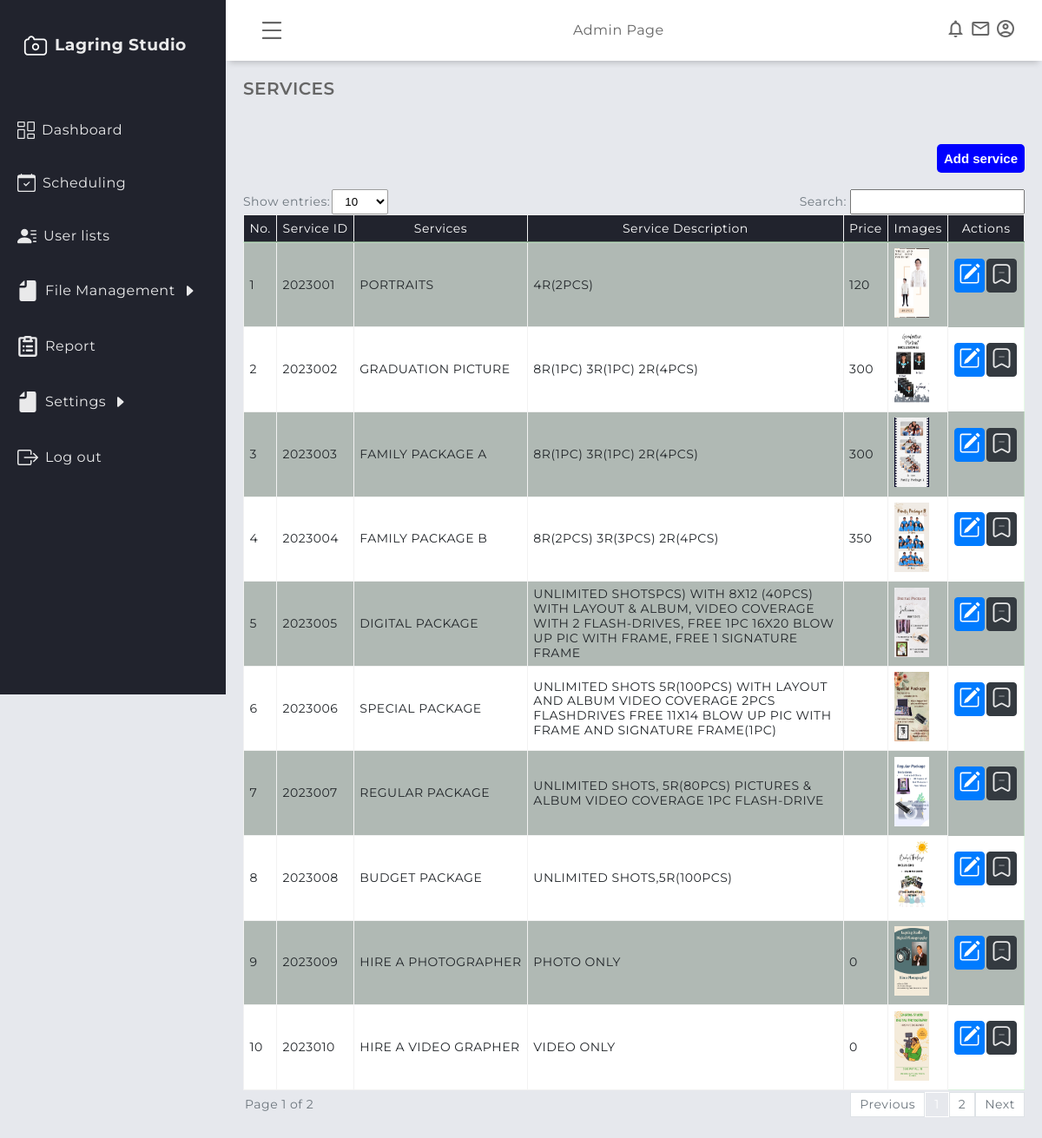
The app's page /admin/services.php (signed in) with its own data.
### tables this page shows
CREATE TABLE IF NOT EXISTS `services` (
  `service_id` int NOT NULL AUTO_INCREMENT,
  `service_name` varchar(250) NOT NULL,
  `service_image` varchar(255) NOT NULL,
  `service_description` varchar(500) NOT NULL,
  `service_type` varchar(200) NOT NULL,
  `service_price` int DEFAULT NULL,
  `service_date_added` datetime NOT NULL DEFAULT CURRENT_TIMESTAMP,
  `archived_flag` int NOT NULL DEFAULT '1',
  PRIMARY KEY (`service_id`)
);

### admin/services.php (the view, shortened to what this page needs)
<?php
   include('session.php');
?>
<!DOCTYPE html>
<html lang="en">
    <head>
        <link rel="stylesheet" href="../assets/global/css/design.css" />
        <link rel="stylesheet" href="../assets/global/css/table.css" />
        <link rel="stylesheet" href="../assets/global/css/global.css" />
        <link rel="stylesheet" href="../assets/admin/css/dashboardcontainer.css" />
        <link rel="stylesheet" href="../assets/admin/css/services.css" />
    </head>
    <body>
        <?php require "header/header.php"?>
        <?php require "navigation/sidebar.php"?>
        <main class="main-container">
            <div class="main-title">
                <p class="font-weight-bold">SERVICES</p>
            </div>
            <div class="add">
                    <button class="modal-trigger" data-modal-id="add_service">Add service</button>
                </div>
                <br>
        <div class= "showAndSearch  text-secondary align-items-center mb-1">
                        <div class= "align-items-center">
                            <label >Show entries:</label>
                            <select id="entriesPerPage">
                                <option value="10">10</option>
                            </select>
                        </div>
                        <div class= "align-items-center">
                            <label for="searchInput" class="pr-1" >Search:</label>
                            <div style="position: relative;">
                                <input type="text" id="searchInput" >
                            </div>
                        </div>
                        <div id="table1" class="table-group-container active">
                            <table id="table1" class="table table-striped table-bordered w-100">
                                <thead>
                                    <tr>
                                        <th>No.</th>
                                        <th>Service ID</th>
                                        <th>Services</th>
                                        <th>Service Description</th>
                                        <th>Price</th>
                                        <th>Images</th>
                                        <th>Actions</th>
                                    </tr>
                                </thead>
                                <tbody>
                        <?php
                                    $i = 1;
                                    $sql = mysqli_query($connection, "SELECT * FROM services") or die(mysqli_error($connection));
                                    if (mysqli_num_rows($sql) > 0) {
                                    while ($row = mysqli_fetch_array($sql)) {
                                        $service_id = $row['service_id'];
                                        $service_name = $row['service_name'];
                                        $service_description = $row['service_description'];
                                        $image = $row ['service_image'];
                                        $service_price = $row['service_price'];
                                    ?>
                                    <tr>
                                        <td><p><?php echo $i++ ?></p></td>
                                        <td><p><?php echo strtoupper($service_id);?></p></td>
                                        <td><p><?php echo strtoupper($service_name);?></p></td>
                                        <td class= "service_description_td"><p><?php echo strtoupper($service_description);?></p></td>
                                        <td><p><?php echo $service_price; ?></p></td>
                                        <td><p><?php echo "<img class='img-fluid' src='/Lagring-Studio-Scheduling-System/assets/global/services_images/" . $image . "'style='width:40px; height:80px'' alt='Service Image'>";?></p></td>
                                        <td class="justify-space-evenly" style=" text-align: center; margin-top: 10px; border: none;">
                                            <a
                                                href="#"
                                                title="Edit"
                                                class="modal-trigger justify-content-center p-0 m-0"
                                                data-modal-id="<?php echo 'edit_service'.$service_id; ?>">
                                                <button class="p-1 m-0 btn btn-primary">
                                                </button>
                                            </a>
                                            <a
                                                href="#"
                                                rel="tooltip"
                                                title="archive"
                                                class="modal-trigger p-0 m-0"
                                                data-modal-id="<?php echo 'archive_announcements'; ?>">
                                                    <button class="p-1 m-1 btn btn-dark">
                                                    </button>
                                            </a>
                                        </td>
                                    </tr>
                                    <?php
                                    }}
                                    else {echo '<tr><td colspan="6" style="text-align: center;">No records found.</td></tr>';}
                                ?>
                                </tbody>
                            </table>
                        </div>
                        <div class="pagination-container">
                            <div id="pagination-label"></div>
                            <div id="pagination" class="pagination"></div>
                        </div>
                    </div>
            </main>
    </body>
</html>

### assets/global/css/design.css (style rules this page uses)
:root { --blue1: rgba(36, 175, 242); --blue2: rgba(7, 164, 241); --blue3: rgba(23, 147, 217); --blue4: rgba(4, 127, 204); --blue5: rgba(30,144,255); --light_blue: rgba(63, 194, 250); --dim_blue: rgba(137, 192, 223); --dark_blue: rgba(30, 70, 139); --gray: rgba(208, 216, 227); --dark_gray: rgba(141, 164, 196); --dirty_white: rgba(244, 244, 244); --red: rgba(254, 0, 0); --maroon: rgba(154, 0, 0); }
* { margin: 0; padding: 0; box-sizing: border-box; }
body { font-family: "Montserrat", sans-serif; letter-spacing: 0.5px; line-height: 1.2; scrollbar-color: smooth; background-color: #e6e8ed; color: #666666; }
.font-weight-bold { font-weight: 600; }

### assets/global/css/table.css (style rules this page uses)
.table { width: 100%; margin-bottom: 2px; color: #212529; border-collapse: collapse; white-space: nowrap; }
.table th, .table td { padding: 0.4rem; align-items: center; border-top: 1px solid #cafaca77; }
.service_description_td { width: 100%; margin-bottom: 2px; color: #212529; border-collapse: collapse; white-space: normal; }
.table thead th { vertical-align: bottom; border-bottom: 2px solid #cafaca77; background-color: #21232d; color: white; font-weight: normal; text-align: center; }
#table1 tbody tr:nth-child(odd) { background-color: #73847377; }
#table1 tbody tr:nth-child(even) { background-color: #ffffff; }
.table-bordered { border: 1px solid #cafaca77; }
.table-bordered th, .table-bordered td { border: 1px solid hsl(0, 0%, 95%); }
.table-bordered thead th, .table-bordered thead td { border-bottom-width: 2px; }
.table-striped tbody tr { background-color: rgba(0, 0, 0, 0.1); }
#entriesPerPage { background-color: white; border: 1px solid rgb(158, 158, 158); border-radius: 2px; padding: 5px 10px; align-items: center; margin-left: 2px; outline: none; }
#searchInput { padding: 5px 10px; outline: none; }
.showAndSearch { display: flex; justify-content: space-between; flex-wrap: wrap; font-size: 14px; margin-bottom: 10px; }
.pagination-container { display: flex; justify-content: space-between; align-items: center; font-size: 14px; width: 100%; }
#pagination-label { color: #6c757d; padding-left: 2px; }
.pagination { display: flex; align-items: center; }
.table-group-container { display: none; overflow-x: auto; }
.table-group-container.active { display: block; width: 100%; }

### assets/global/css/global.css (style rules this page uses)
.m-1 { margin: 0.25rem; }
.mb-1 { margin-bottom: 0.25rem; }
.m-0 { margin: 0 !important; }
.p-0 { padding: 0 !important; }
.p-1 { padding: 0.25rem !important; }
.pr-1 { padding-right: 0.25rem; }
.text-secondary { color: #6c757d !important; }
.btn { display: inline-block; padding: 0.5em 1em; margin: 2px 2px 2px 2px; border: 1px solid #ccc; border-radius: 4px; background-color: #f5f5f5; color: #333; font-size: 16px; text-align: center; text-decoration: none; cursor: pointer; transition: background-color 0.3s ease; }
.btn-primary { background-color: #007bff; color: #fff; border-color: #007bff; }
.btn-dark { background-color: #343a40; color: #fff; border-color: #343a40; }
.modal-trigger { background: linear-gradient( 135deg, var(--color-primary-variant), var(--color-primary) ); font-size: 15px; color: var(--color-bg-1); margin-top: 2rem; display: inline-block; padding: 0.6rem 1.6rem; font-weight: 600; border-radius: 0.3rem; cursor: pointer; }
* { margin: 0; padding: 0; box-sizing: border-box; }
.w-100 { width: 100% !important; }
.justify-content-center { display: flex; justify-content: center !important; }
.justify-space-evenly { display: flex; justify-content: space-evenly; }
.align-items-center { display: flex; align-items: center; }

### assets/admin/css/dashboardcontainer.css (style rules this page uses)
.main-container { margin-top: 70px; margin-left: 260px; padding: 1.25rem; min-height: calc(100vh - 70px); transition: all 0.5s; -webkit-transition: all 0.5s; z-index: 8; }
.main-title { margin: 0 0 1.25rem 0; }
.main-title p { font-size: 1.25rem; }

### assets/admin/css/services.css (style rules this page uses)
.add { display: flex; justify-content: end; }
.add button { padding: 0.5rem; border:none; outline:none; cursor: pointer; background-color: blue; color: #fff; border-radius: 5px; }

### records on screen
services: service_id "2023001", service_name "PORTRAITS", service_description "4R(2PCS)", service_price "120", service_image (picture)
services: service_id "2023002", service_name "GRADUATION PICTURE", service_description "8R(1PC) 3R(1PC) 2R(4PCS)", service_price "300", service_image (picture)
services: service_id "2023003", service_name "FAMILY PACKAGE A", service_description "8R(1PC) 3R(1PC) 2R(4PCS)", service_price "300", service_image (picture)
services: service_id "2023004", service_name "FAMILY PACKAGE B", service_description "8R(2PCS) 3R(3PCS) 2R(4PCS)", service_price "350", service_image (picture)
services: service_id "2023005", service_name "DIGITAL PACKAGE", service_description "UNLIMITED SHOTSPCS) WITH 8X12 (40PCS) WITH LAYOUT & ALBUM, VIDEO COVERAGE WITH 2 FLASH-DRIVES, FREE 1PC 16X20 BLOW UP PIC WITH FRAME, FREE 1 SIGNATURE FRAME", service_image (picture)
services: service_id "2023006", service_name "SPECIAL PACKAGE", service_description "UNLIMITED SHOTS 5R(100PCS) WITH LAYOUT AND ALBUM VIDEO COVERAGE 2PCS FLASHDRIVES FREE 11X14 BLOW UP PIC WITH FRAME AND SIGNATURE FRAME(1PC)", service_image (picture)
services: service_id "2023007", service_name "REGULAR PACKAGE", service_description "UNLIMITED SHOTS, 5R(80PCS) PICTURES & ALBUM VIDEO COVERAGE 1PC FLASH-DRIVE", service_image (picture)
services: service_id "2023008", service_name "BUDGET PACKAGE", service_description "UNLIMITED SHOTS,5R(100PCS)", service_image (picture)
services: service_id "2023009", service_name "HIRE A PHOTOGRAPHER", service_description "PHOTO ONLY", service_price "0", service_image (picture)
services: service_id "2023010", service_name "HIRE A VIDEO GRAPHER", service_description "VIDEO ONLY", service_price "0", service_image (picture)
